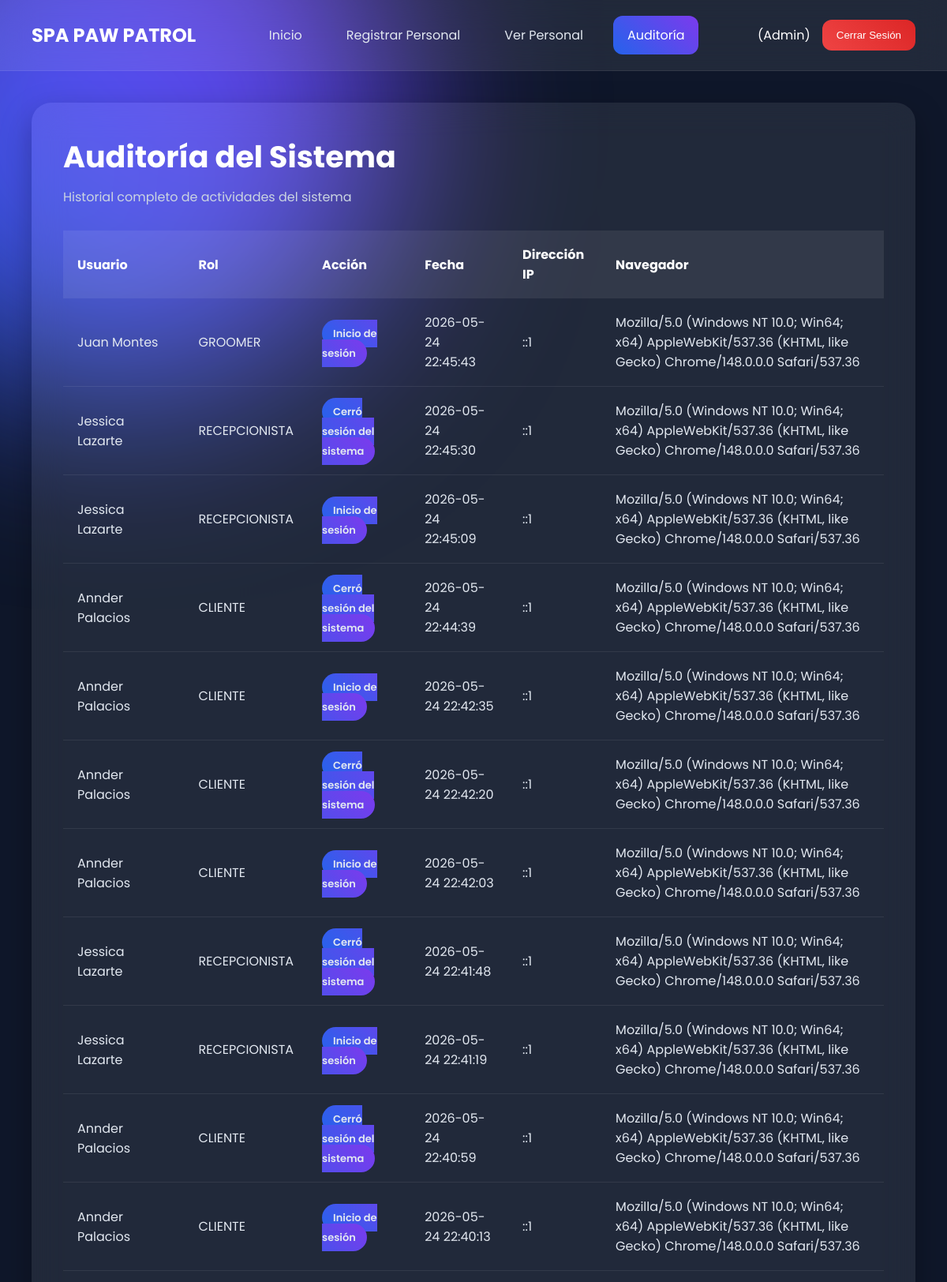
/admin/auditoria.php (upper part), run on the app's committed database.
### tables this page shows
CREATE TABLE `auditoria` (
  `id_auditoria` int(11) NOT NULL,
  `id_usuario` int(11) DEFAULT NULL,
  `accion` varchar(255) DEFAULT NULL,
  `fecha` datetime DEFAULT current_timestamp(),
  `ip_usuario` varchar(100) DEFAULT NULL,
  `navegador` text DEFAULT NULL
);

CREATE TABLE `usuario` (
  `id_usuario` int(11) NOT NULL,
  `nombre` varchar(100) DEFAULT NULL,
  `email` varchar(100) DEFAULT NULL,
  `password_hash` varchar(255) DEFAULT NULL,
  `two_factor_secret` varchar(255) DEFAULT NULL,
  `two_factor_enabled` tinyint(1) DEFAULT 0,
  `ultimo_acceso` datetime DEFAULT NULL,
  `estado_activo` tinyint(1) DEFAULT 1,
  `id_rol` int(11) DEFAULT NULL,
  `turno` enum('MANANA','TARDE') DEFAULT NULL,
  `apellido` varchar(100) DEFAULT NULL,
  `direccion` varchar(255) DEFAULT NULL,
  `telefono` varchar(30) DEFAULT NULL,
  `email_verificado` tinyint(1) DEFAULT 0,
  `token_activacion` varchar(255) DEFAULT NULL,
  `token_recuperacion` varchar(255) DEFAULT NULL,
  `token_expira` datetime DEFAULT NULL,
  `cambio_password` tinyint(1) DEFAULT 0
);

CREATE TABLE `rol` (
  `id_rol` int(11) NOT NULL,
  `nombre` varchar(50) DEFAULT NULL
);

### admin/auditoria.php (the view, shortened to what this page needs)
<?php
include("../config/database.php");
$sql = "
SELECT
a.accion,
a.fecha,
a.ip_usuario,
a.navegador,
u.nombre,
u.apellido,
r.nombre AS rol
FROM auditoria a
INNER JOIN usuario u
ON a.id_usuario = u.id_usuario
INNER JOIN rol r
ON u.id_rol = r.id_rol
ORDER BY a.fecha DESC
";
$resultado =
mysqli_query($conn,$sql);
?>
<!DOCTYPE html>
<html lang="es">
<head>
<link
rel="stylesheet"
href="../assets/css/auditoria.css">
</head>
<body>
<div class="background-animation"></div>
<header class="navbar">
    <div class="logo">
        SPA PAW PATROL
    </div>
    <nav class="menu">
        <a
        class="menu-item"
        href="dashboard.php">
            Inicio
        </a>
        <a
        class="menu-item"
        href="crear_personal.php">
            Registrar Personal
        </a>
        <a
        class="menu-item"
        href="ver_personal.php">
            Ver Personal
        </a>
        <a
        class="menu-item active"
        href="auditoria.php">
            Auditoría
        </a>
    </nav>
    <div class="user-section">
        <span>
            (Admin)
        </span>
        <button
        onclick="window.location.href='../auth/logout.php'">
            Cerrar Sesión
        </button>
    </div>
</header>
<main class="main">
    <div class="container fadeIn">
        <div class="header-page">
            <h1>
                Auditoría del Sistema
            </h1>
            <p>
                Historial completo
                de actividades del sistema
            </p>
        </div>
        <div class="table-container">
            <table>
                <thead>
                    <tr>
                        <th>
                            Usuario
                        </th>
                        <th>
                            Rol
                        </th>
                        <th>
                            Acción
                        </th>
                        <th>
                            Fecha
                        </th>
                        <th>
                            Dirección IP
                        </th>
                        <th>
                            Navegador
                        </th>
                    </tr>
                </thead>
                <tbody>
                <?php if(mysqli_num_rows($resultado) > 0): ?>
                    <?php while($row = mysqli_fetch_assoc($resultado)): ?>
                        <tr>
                            <td>
                                <?php
                                echo
                                $row['nombre']." ".
                                $row['apellido'];
                                ?>
                            </td>
                            <td>
                                <span class="role-badge">
                                    <?php
                                    echo $row['rol'];
                                    ?>
                                </span>
                            </td>
                            <td>
                                <span class="action-badge">
                                    <?php
                                    echo $row['accion'];
                                    ?>
                                </span>
                            </td>
                            <td>
                                <?php
                                echo $row['fecha'];
                                ?>
                            </td>
                            <td>
                                <?php
                                echo $row['ip_usuario'];
                                ?>
                            </td>
                            <td class="browser">
                                <?php
                                echo $row['navegador'];
                                ?>
                            </td>
                        </tr>
                    <?php endwhile; ?>
                <?php endif; ?>
                </tbody>
            </table>
        </div>
    </div>
</main>
</body>
</html>

### assets/css/auditoria.css (style rules this page uses)
* { margin:0; padding:0; box-sizing:border-box; }
body { font-family:'Poppins',sans-serif; background:#0f172a; min-height:100vh; overflow-x:hidden; color:white; position:relative; }
.background-animation { position:fixed; width:700px; height:700px; background: linear-gradient( 45deg, #2563eb, #7c3aed ); border-radius:50%; filter:blur(120px); top:-200px; left:-200px; z-index:-1; animation:float 8s ease-in-out infinite; }
.navbar { width:100%; display:flex; justify-content:space-between; align-items:center; padding:20px 40px; background:rgba(255,255,255,.08); backdrop-filter:blur(20px); border-bottom: 1px solid rgba(255,255,255,.08); }
.logo { font-size:24px; font-weight:700; color:white; }
.menu { display:flex; gap:20px; }
.menu-item { text-decoration:none; color:#e2e8f0; padding:12px 18px; border-radius:12px; transition:.3s; }
.menu-item.active { background: linear-gradient( 45deg, #2563eb, #7c3aed ); color:white; }
.user-section { display:flex; align-items:center; gap:15px; }
.user-section button { border:none; padding:12px 18px; border-radius:12px; background: linear-gradient( 45deg, #ef4444, #dc2626 ); color:white; cursor:pointer; }
.main { padding:40px; }
.container { background:rgba(255,255,255,.08); backdrop-filter:blur(20px); border-radius:25px; padding:40px; box-shadow: 0 15px 40px rgba(0,0,0,.3); }
.header-page { margin-bottom:30px; }
.header-page h1 { font-size:38px; margin-bottom:10px; }
.header-page p { color:#cbd5e1; }
.table-container { overflow-x:auto; }
table { width:100%; border-collapse:collapse; }
thead { background:rgba(255,255,255,.08); }
th { padding:18px; text-align:left; }
td { padding:18px; border-bottom: 1px solid rgba(255,255,255,.08); color:#e2e8f0; }
tr { transition:.3s; }
.action-badge { padding:8px 14px; border-radius:20px; background: linear-gradient( 45deg, #2563eb, #7c3aed ); font-size:13px; font-weight:600; }
.fadeIn { animation:fadeIn .8s ease; }

### data on the page
auditoria: id_usuario.nombre "Juan", id_usuario.apellido "Montes", rol.nombre "GROOMER", accion "Inicio de sesión", fecha "2026-05-24 22:45:43", ip_usuario "::1", navegador "Mozilla/5.0 (Windows NT 10.0; Win64; x64) AppleWebKit/537.36 (KHTML, like Gecko) Chrome/148.0.0.0 Safari/537.36"
auditoria: id_usuario.nombre "Jessica", id_usuario.apellido "Lazarte", rol.nombre "RECEPCIONISTA", accion "Cerró sesión del sistema", fecha "2026-05-24 22:45:30", ip_usuario "::1", navegador "Mozilla/5.0 (Windows NT 10.0; Win64; x64) AppleWebKit/537.36 (KHTML, like Gecko) Chrome/148.0.0.0 Safari/537.36"
auditoria: id_usuario.nombre "Jessica", id_usuario.apellido "Lazarte", rol.nombre "RECEPCIONISTA", accion "Inicio de sesión", fecha "2026-05-24 22:45:09", ip_usuario "::1", navegador "Mozilla/5.0 (Windows NT 10.0; Win64; x64) AppleWebKit/537.36 (KHTML, like Gecko) Chrome/148.0.0.0 Safari/537.36"
auditoria: id_usuario.nombre "Annder", id_usuario.apellido "Palacios", rol.nombre "CLIENTE", accion "Cerró sesión del sistema", fecha "2026-05-24 22:44:39", ip_usuario "::1", navegador "Mozilla/5.0 (Windows NT 10.0; Win64; x64) AppleWebKit/537.36 (KHTML, like Gecko) Chrome/148.0.0.0 Safari/537.36"
auditoria: id_usuario.nombre "Annder", id_usuario.apellido "Palacios", rol.nombre "CLIENTE", accion "Inicio de sesión", fecha "2026-05-24 22:42:35", ip_usuario "::1", navegador "Mozilla/5.0 (Windows NT 10.0; Win64; x64) AppleWebKit/537.36 (KHTML, like Gecko) Chrome/148.0.0.0 Safari/537.36"
auditoria: id_usuario.nombre "Annder", id_usuario.apellido "Palacios", rol.nombre "CLIENTE", accion "Cerró sesión del sistema", fecha "2026-05-24 22:42:20", ip_usuario "::1", navegador "Mozilla/5.0 (Windows NT 10.0; Win64; x64) AppleWebKit/537.36 (KHTML, like Gecko) Chrome/148.0.0.0 Safari/537.36"
auditoria: id_usuario.nombre "Annder", id_usuario.apellido "Palacios", rol.nombre "CLIENTE", accion "Inicio de sesión", fecha "2026-05-24 22:42:03", ip_usuario "::1", navegador "Mozilla/5.0 (Windows NT 10.0; Win64; x64) AppleWebKit/537.36 (KHTML, like Gecko) Chrome/148.0.0.0 Safari/537.36"
auditoria: id_usuario.nombre "Jessica", id_usuario.apellido "Lazarte", rol.nombre "RECEPCIONISTA", accion "Cerró sesión del sistema", fecha "2026-05-24 22:41:48", ip_usuario "::1", navegador "Mozilla/5.0 (Windows NT 10.0; Win64; x64) AppleWebKit/537.36 (KHTML, like Gecko) Chrome/148.0.0.0 Safari/537.36"
auditoria: id_usuario.nombre "Jessica", id_usuario.apellido "Lazarte", rol.nombre "RECEPCIONISTA", accion "Inicio de sesión", fecha "2026-05-24 22:41:19", ip_usuario "::1", navegador "Mozilla/5.0 (Windows NT 10.0; Win64; x64) AppleWebKit/537.36 (KHTML, like Gecko) Chrome/148.0.0.0 Safari/537.36"
auditoria: id_usuario.nombre "Annder", id_usuario.apellido "Palacios", rol.nombre "CLIENTE", accion "Cerró sesión del sistema", fecha "2026-05-24 22:40:59", ip_usuario "::1", navegador "Mozilla/5.0 (Windows NT 10.0; Win64; x64) AppleWebKit/537.36 (KHTML, like Gecko) Chrome/148.0.0.0 Safari/537.36"
auditoria: id_usuario.nombre "Annder", id_usuario.apellido "Palacios", rol.nombre "CLIENTE", accion "Inicio de sesión", fecha "2026-05-24 22:40:13", ip_usuario "::1", navegador "Mozilla/5.0 (Windows NT 10.0; Win64; x64) AppleWebKit/537.36 (KHTML, like Gecko) Chrome/148.0.0.0 Safari/537.36"
